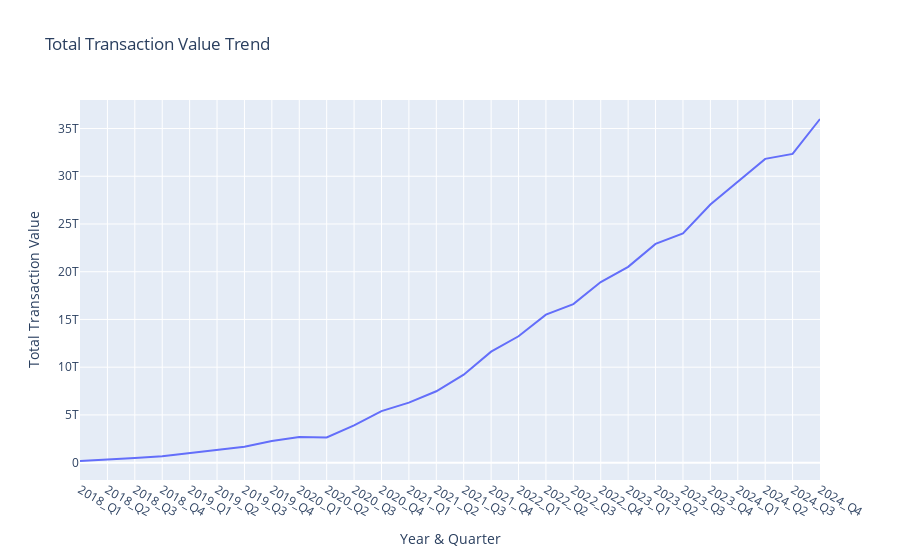

Notebook code for this chart:
### Code cell
df = Agg_Transaction.groupby(['Year_Qtr']).agg(total_trans_amt=('Transaction_amount','sum')).reset_index()
px.line(df,x='Year_Qtr', y='total_trans_amt',
        labels={'Year_Qtr': 'Year & Quarter','total_trans_amt': 'Total Transaction Value'},
        title='Total Transaction Value Trend')

### Figure 1 — Plotly figure (JSON) as saved in the notebook; plotly's stock layout.template omitted (floating-point values rounded to 4 significant figures)
{"data": [{"hovertemplate": "Year & Quarter=%{x}<br>Total Transaction Value=%{y}<extra></extra>", "legendgroup": "", "line": {"color": "#636efa", "dash": "solid"}, "marker": {"symbol": "circle"}, "mode": "lines", "name": "", "orientation": "v", "showlegend": false, "type": "scatter", "x": ["2018_Q1", "2018_Q2", "2018_Q3", "2018_Q4", "2019_Q1", "2019_Q2", "2019_Q3", "2019_Q4", "2020_Q1", "2020_Q2", "2020_Q3", "2020_Q4", "2021_Q1", "2021_Q2", "2021_Q3", "2021_Q4", "2022_Q1", "2022_Q2", "2022_Q3", "2022_Q4", "2023_Q1", "2023_Q2", "2023_Q3", "2023_Q4", "2024_Q1", "2024_Q2", "2024_Q3", "2024_Q4"], "xaxis": "x", "y": [171800000000.0, 304400000000.0, 475100000000.0, 671700000000.0, 990000000000.0, 1354000000000.0, 1673000000000.0, 2260000000000.0, 2697000000000.0, 2646000000000.0, 3902000000000.0, 5396000000000.0, 6284000000000.0, 7476000000000.0, 9217000000000.0, 11620000000000.0, 13240000000000.0, 15500000000000.0, 16610000000000.0, 18910000000000.0, 20510000000000.0, 22920000000000.0, 24010000000000.0, 27050000000000.0, 29460000000000.0, 31820000000000.0, 32350000000000.0, 36000000000000.0], "yaxis": "y"}], "layout": {"legend": {"tracegroupgap": 0}, "title": {"text": "Total Transaction Value Trend"}, "xaxis": {"anchor": "y", "domain": [0, 1], "title": {"text": "Year & Quarter"}}, "yaxis": {"anchor": "x", "domain": [0, 1], "title": {"text": "Total Transaction Value"}}}}
